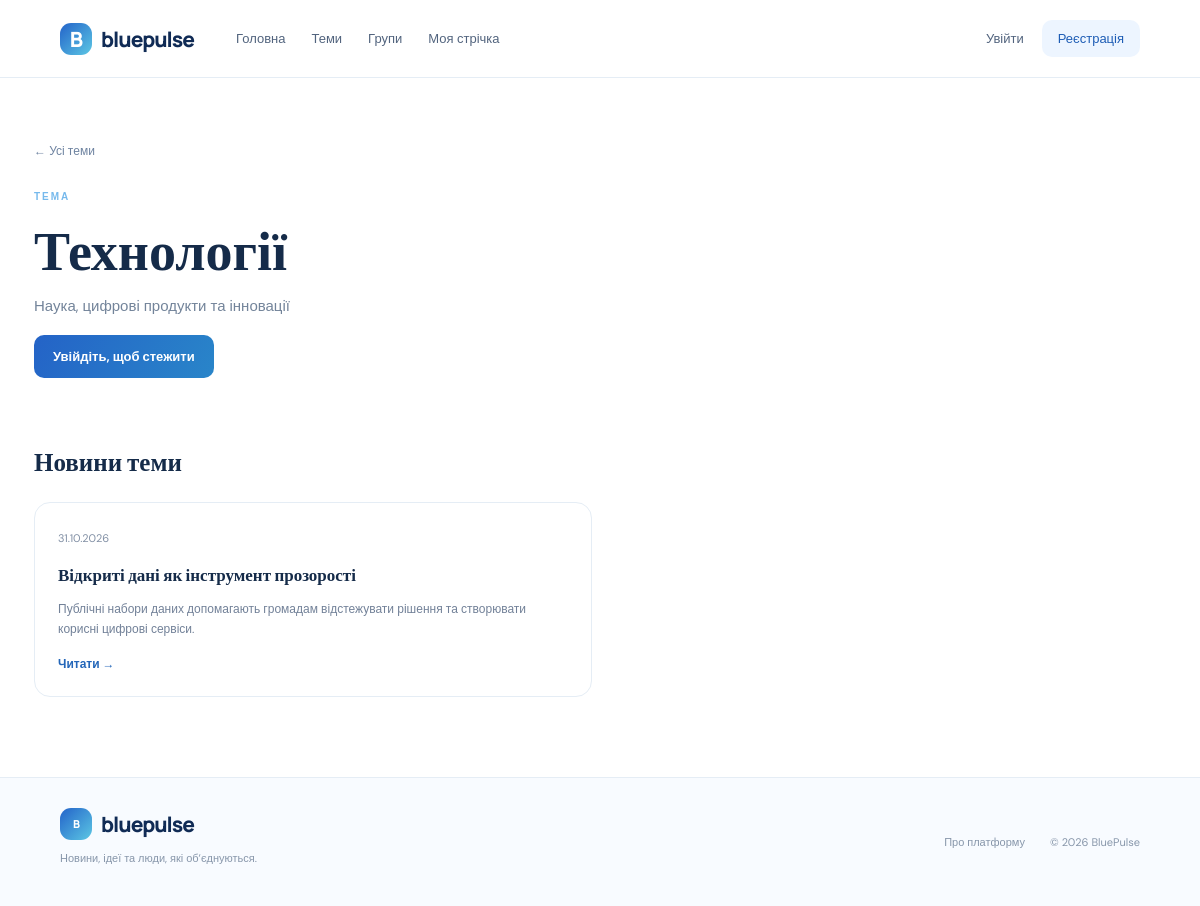
The page /topic/1 on the database its author committed.
### app.py (models this page shows)
class Topic(db.Model):
    id = db.Column(db.Integer, primary_key=True)
    name = db.Column(db.String(80), unique=True, nullable=False)
    slug = db.Column(db.String(90), unique=True, nullable=False)
    description = db.Column(db.String(240), default="")

class Article(db.Model):
    id = db.Column(db.Integer, primary_key=True)
    title = db.Column(db.String(240), nullable=False)
    summary = db.Column(db.Text, nullable=False)
    source_name = db.Column(db.String(120), default="Редакція BluePulse")
    source_url = db.Column(db.String(700), default="")
    topic_id = db.Column(db.Integer, db.ForeignKey("topic.id"))
    group_id = db.Column(db.Integer, db.ForeignKey("group.id"))
    published_at = db.Column(db.DateTime, default=datetime.utcnow)
    is_featured = db.Column(db.Boolean, default=False)
    topic = db.relationship("Topic")
    group = db.relationship("Group")

### app.py (the view)
@app.route("/topic/<int:topic_id>")
def topic_page(topic_id):
    t = db.session.get(Topic, topic_id) or abort(404)
    articles = Article.query.filter_by(topic_id=t.id).order_by(Article.published_at.desc()).all()
    groups = Group.query.filter_by(topic_id=t.id, is_public=True).all()
    return render_template("topic.html", topic=t, articles=articles, groups=groups)

### app.py (called while the page is built)
def current_user():
    return db.session.get(User, session.get("user_id")) if session.get("user_id") else None

@app.context_processor
def inject_globals():
    return {"me": current_user(), "nav_topics": Topic.query.order_by(Topic.name).all()}

### templates/topic.html
{% extends "base.html" %}{% block content %}<div class="page-intro"><a class="back" href="{{ url_for('topics') }}">← Усі теми</a><span class="eyebrow">ТЕМА</span><h1>{{ topic.name }}</h1><p>{{ topic.description }}</p>{% if me %}<form method="post" action="{{ url_for('subscribe',topic_id=topic.id) }}"><button class="button">{{ 'Відписатися' if topic in me.subscriptions|map(attribute='topic')|list else 'Стежити за темою' }}</button></form>{% else %}<a class="button" href="{{ url_for('login') }}">Увійдіть, щоб стежити</a>{% endif %}</div><div class="section-head"><h2>Новини теми</h2></div><div class="article-grid">{% for a in articles %}<article class="article-card"><span class="date">{{ a.published_at.strftime('%d.%m.%Y') }}</span><h3><a href="{{ url_for('article',article_id=a.id) }}">{{ a.title }}</a></h3><p>{{ a.summary }}</p><a class="text-link" href="{{ url_for('article',article_id=a.id) }}">Читати →</a></article>{% else %}<p class="muted">Матеріалів поки немає.</p>{% endfor %}</div>{% if groups %}<div class="section-head"><h2>Групи за темою</h2></div><div class="topic-grid">{% for g in groups %}<a class="topic-card" href="{{ url_for('group_page',group_id=g.id) }}"><h3>{{ g.name }}</h3><p>{{ g.description }}</p><span class="text-link">До групи →</span></a>{% endfor %}</div>{% endif %}{% endblock %}

### static/style.css (style rules this page uses)
:root { --navy:#102b55;--blue:#2463c7;--sky:#dceeff;--cyan:#83d7ed;--ink:#152b49;--muted:#71819a;--line:#e5edf5;--paper:#f7faff }
* { box-sizing:border-box }
body { margin:0;background:#fff;color:var(--ink);font-family:'DM Sans',sans-serif }
a { color:inherit;text-decoration:none }
.eyebrow { font-size:10px;letter-spacing:2px;font-weight:700;color:#76b9ec }
.button { display:inline-flex;align-items:center;justify-content:center;gap:18px;border:0;border-radius:10px;padding:13px 19px;background:linear-gradient(120deg,#2463c7,#2985c9);color:white;font-weight:700;font-size:13px;cursor:pointer }
.section-head { display:flex;align-items:end;justify-content:space-between;margin:25px 0 17px }
.section-head h2 { font:750 25px Manrope;margin:6px 0 }
.text-link { color:#2366b9;font-size:12px;font-weight:700 }
.article-grid { display:grid;grid-template-columns:repeat(2,minmax(0,1fr));gap:16px;align-content:start }
.article-card { border:1px solid var(--line);border-radius:16px;padding:23px;background:#fff;transition:.2s }
.date,.muted { font-size:11px;color:#8290a5 }
.article-card h3 { font:700 17px/1.35 Manrope;margin:17px 0 9px }
.article-card p { font-size:12px;line-height:1.7;color:#728198 }
.page-intro { padding:65px 0 35px;max-width:760px }
.page-intro h1,.form-wrap h1 { font:800 clamp(36px,5vw,54px)/1.12 Manrope;margin:14px 0 }
.page-intro p,.lead { font-size:15px;color:#73849a;line-height:1.7;max-width:650px }
.back { display:block;color:#6e83a0;font-size:12px;margin-bottom:25px }

### rows shown on the page
Topic: name "Технології", description "Наука, цифрові продукти та інновації"
Article: published_at "31.10.2026", title "Відкриті дані як інструмент прозорості", summary "Публічні набори даних допомагають громадам відстежувати рішення та створювати корисні цифрові сервіси."
